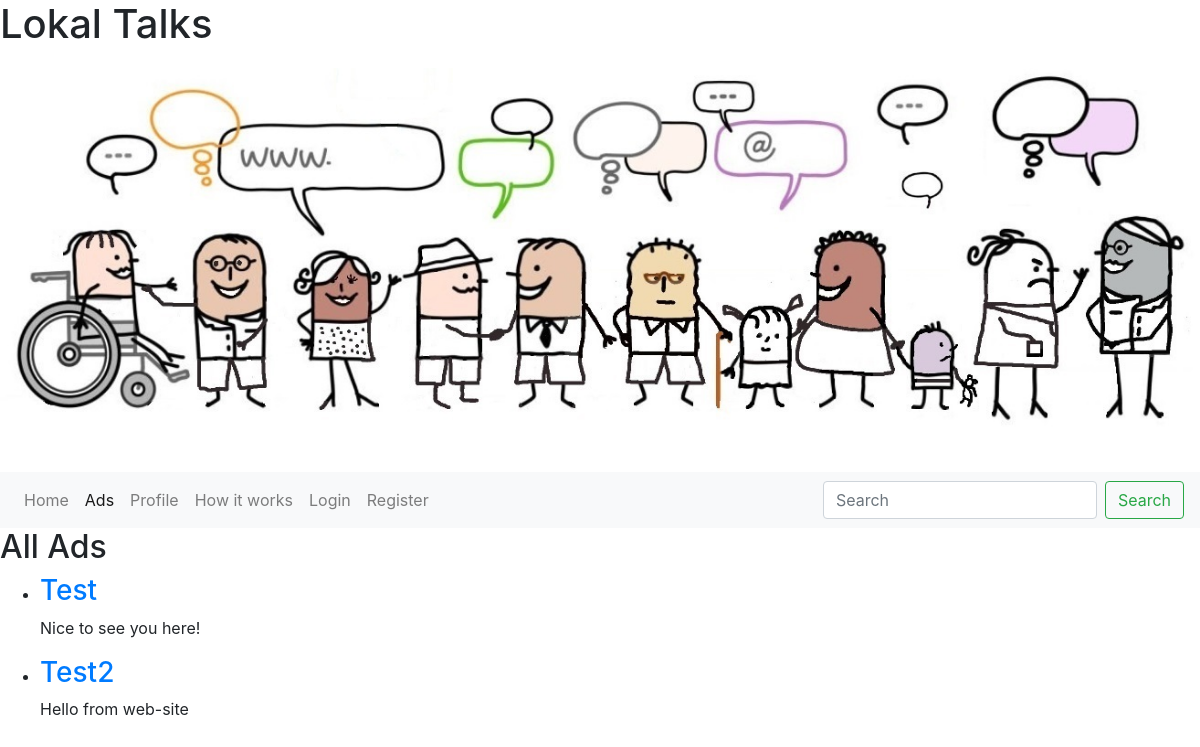
/ads/, run on the app's committed database.
### talks/models.py (models this page shows, shortened)
class Ad(models.Model):
    title = models.CharField(max_length=200)
    description = models.TextField()
    date_posted = models.DateTimeField(auto_now_add=True)
    author = models.ForeignKey(User, on_delete=models.CASCADE)
    categories = models.ManyToManyField(Category)
    image = models.ImageField(upload_to='ads_images/', blank=True, null=True)  # New field for ad images

### talks/views.py (the view)
# urls.py: path('ads/', AdListView.as_view(), name='ad-list'),  # List of all ads
class AdListView(ListView):
    model = Ad
    template_name = 'talks/ad_list.html'
    context_object_name = 'ads'
    paginate_by = 5

### talks/templates/talks/ad_list.html (shortened to what this page needs)
{% extends "talks/base.html" %}
{% block content %}
<h2>All Ads</h2>
<ul>
    {% for ad in ads %}
    <li>
        <h3><a href="{% url 'ad-detail' ad.pk %}">{{ ad.title }}</a></h3>
        <p>{{ ad.description|truncatewords:20 }}</p>
    </li>
    {% endfor %}
</ul>
{% endblock %}

### data on the page
Ad: title "Test", description "Nice to see you here!"
Ad: title "Test2", description "Hello from web-site"
